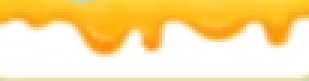
#> input picture images/platform_2.png, 103 x 27 px (shown 3 times larger)
$ python -i ball_and_platform_detector.py   (imports and definitions only)
#> lines starting #> are read from the running program, lines starting #| are printed output that depends on the picture
import cv2
import numpy as np


class BallAndPlatformDetector:
    def __init__(self):
        self.platform_templates, self.ball_template = self.initialize_templates()

    def initialize_templates(self):
        """Load templates from image files."""
        platform_templates = [
            cv2.imread("images/platform_1.png", cv2.IMREAD_GRAYSCALE),
            cv2.imread("images/platform_2.png", cv2.IMREAD_GRAYSCALE),
            cv2.imread("images/platform_4.png", cv2.IMREAD_GRAYSCALE),
        ]
        ball_template = cv2.imread("images/cheese.png", cv2.IMREAD_GRAYSCALE)
        return platform_templates, ball_template

    def _detect_platforms(self, frame_gray):
        platforms = []
        for platform_template in self.platform_templates:
            result = cv2.matchTemplate(frame_gray, platform_template, cv2.TM_CCOEFF_NORMED)
            threshold = 0.8
            locations = np.where(result >= threshold)

            for pt in zip(*locations[::-1]):
                platforms.append((pt[0] + platform_template.shape[1] // 2, pt[1]))
        return platforms

    def _detect_ball(self, frame_gray):
        result = cv2.matchTemplate(frame_gray, self.ball_template, cv2.TM_CCOEFF_NORMED)
        threshold = 0.8
        locations = np.where(result >= threshold)

        balls = []
        for pt in zip(*locations[::-1]):
            balls.append((pt[0] + self.ball_template.shape[1] // 2, pt[1] + self.ball_template.shape[0]))
        return balls

    def process_frame(self, frame):
        frame_gray = cv2.cvtColor(frame, cv2.COLOR_BGR2GRAY)
        platforms = self._detect_platforms(frame_gray)
        balls = self._detect_ball(frame_gray)

        for platform in platforms:
            pt1 = (platform[0] - self.platform_templates[0].shape[1] // 2, platform[1])
            pt2 = (
                platform[0] + self.platform_templates[0].shape[1] // 2,
                platform[1] + self.platform_templates[0].shape[0],
            )
            cv2.rectangle(frame, pt1, pt2, (0, 255, 0), 1)

        for ball in balls:
            pt1 = (ball[0] - self.ball_template.shape[1] // 2, ball[1] - self.ball_template.shape[0])
            pt2 = (ball[0] + self.ball_template.shape[1] // 2, ball[1])
            cv2.rectangle(frame, pt1, pt2, (0, 0, 255), 1)

        return frame, platforms, balls

>>> import cv2
>>> picture = cv2.imread('images/platform_2.png')
#> picture is the input picture: shape (27, 103, 3); mean B, G, R 159.5, 223.7, 252.8
>>> result = BallAndPlatformDetector().process_frame(picture)
#> in __init__, `self.platform_templates, self.ball_template = self.initialize_template..`: self.platform_templates = 3 items
#> in process_frame, `frame_gray = cv2.cvtColor(frame, cv2.COLOR_BGR2GRAY)`:
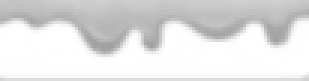
#> frame_gray: shape (27, 103) (shown 3 times larger); min 159, max 255, mean 225
#> the loop in _detect_platforms, `for platform_template in self.platform_templates:` made 1 pass
#> platform_template on pass 1: None
#> after the loop in _detect_platforms, `for platform_template in self.platform_templates:`: platforms = []
#> (the run stopped early here; a loop or call above may not have finished)
